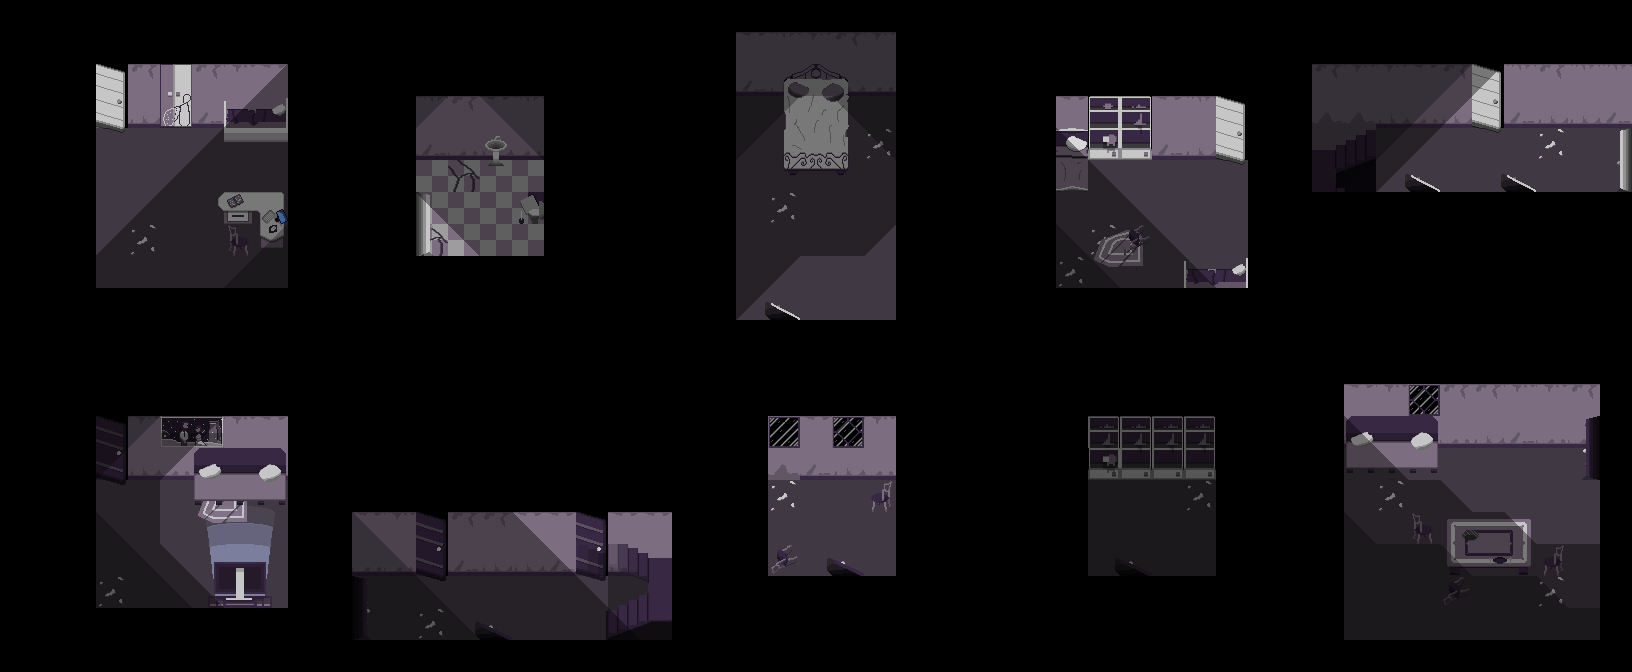

The image is a tile-based game level rendered from a .tmx file. Its description and source (layers, tilesets, objects; grid data summarised) follow:
An orthogonal 51x21 tile map with 32x32 px tiles, 5 tile layers (background, background+, items, topground, ...) and 143 objects (80x static, 18x moving, 18x data, 16x note, 10x room, ...).

<map version="1.11" tiledversion="1.11.2" orientation="orthogonal" renderorder="right-down" width="51" height="21" tilewidth="32" tileheight="32" infinite="0" nextlayerid="19" nextobjectid="170">
 <tileset firstgid="1" source="tilesetNew.tsx" />
 <layer id="4" name="background" width="51" height="21">
  <data>[1071 cells, 362 non-empty, 19 distinct tile ids]</data>
 </layer>
 <layer id="5" name="background+" width="51" height="21">
  <data>[1071 cells, 61 non-empty, 37 distinct tile ids]</data>
 </layer>
 <layer id="6" name="items" width="51" height="21">
  <data>[1071 cells, 54 non-empty, 42 distinct tile ids]</data>
 </layer>
 <layer id="1" name="topground" width="51" height="21">
  <data>[1071 cells, 724 non-empty, 17 distinct tile ids]</data>
 </layer>
 <layer id="18" name="shadows" width="51" height="21">
  <data>[1071 cells, 222 non-empty, 10 distinct tile ids]</data>
 </layer>
 <objectgroup id="12" name="objects">
  <object id="12" name="door" type="moving" x="96" y="64" width="32" height="32">
   <properties>
    <property name="from_where" value="START_ROOM" />
    <property name="where" value="CORRIDOR_UP" />
   </properties>
  </object>
  <object id="15" type="static" x="224" y="195.333" width="64" height="28.6667" />
  <object id="17" type="static" x="261.047" y="224.008" width="21.9304" height="24.0078" />
  <object id="18" type="static" x="231.212" y="236.799" width="14.6522" height="18.3478" />
  <object id="19" type="static" x="224.188" y="96.1136" width="63.6307" height="45.91" />
  <object id="23" type="static" x="96" y="288" width="192" />
  <object id="24" type="static" x="96" y="64" height="224" />
  <object id="26" type="static" x="288" y="138" height="150" />
  <object id="27" type="static" x="128" y="96" width="96" />
  <object id="28" type="static" x="416" y="256" width="128" />
  <object id="30" type="static" x="544" y="128" height="128" />
  <object id="31" type="static" x="416" y="128" width="128" />
  <object id="32" type="static" x="416" y="128" height="128" />
  <object id="33" type="static" x="532.009" y="211.77" width="6.02188" height="12.2326" />
  <object id="34" type="static" x="492.991" y="144.962" width="6.02188" height="21.0326" />
  <object id="35" name="door" type="moving" x="416" y="192" width="3.35197" height="64">
   <properties>
    <property name="from_where" value="BATHROOM" />
    <property name="where" value="CORRIDOR_UP" />
   </properties>
  </object>
  <object id="36" type="static" x="96" y="64" width="32" />
  <object id="37" type="static" x="128" y="64" height="32" />
  <object id="38" type="static" x="736" y="64" width="160" />
  <object id="39" type="static" x="784.031" y="64.1094" width="63.9375" height="106.922" />
  <object id="40" type="static" x="736" y="64" height="256" />
  <object id="41" type="static" x="736" y="320" width="160" />
  <object id="42" type="static" x="896" y="64" height="256" />
  <object id="43" type="static" x="1088" y="128" width="128" />
  <object id="44" type="static" x="1216" y="96" height="32" />
  <object id="45" type="static" x="1216" y="96" width="32" />
  <object id="46" type="static" x="1248" y="96" height="192" />
  <object id="47" type="static" x="1056" y="288" width="192" />
  <object id="48" type="static" x="1056" y="192" height="96" />
  <object id="49" type="static" x="1056" y="128" width="32" height="64" />
  <object id="50" type="static" x="1184" y="269.5" width="64" height="18.5" />
  <object id="51" type="static" x="1127.98" y="229.51" width="12.1897" height="17.7075" />
  <object id="52" name="door" type="moving" x="768" y="314.727" width="32" height="5.27273">
   <properties>
    <property name="from_where" value="BEDROOM1" />
    <property name="where" value="CORRIDOR_UP" />
   </properties>
  </object>
  </objectgroup>
 <objectgroup id="17" name="notes">
  <!-- 16 objects omitted --></objectgroup>
 <objectgroup id="3" name="rooms" visible="0">
  <!-- 10 objects omitted --></objectgroup>
</map>
<!-- 110 of 143 objects omitted -->
